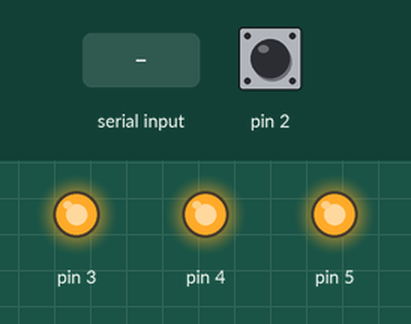
This sketch was run on a simulated Arduino Uno, built with avr-gcc and run on an emulated ATmega328P. On the bench: output pins drawn as LEDs (lit = HIGH). Dashed ring = blinking. The test bench sets the inputs (shaded band); at power-on: pin 2 HIGH. What the sketch prints to the serial monitor is not drawn.

Above: at 1.2 s.
1.3 s: pin 2 driven LOW
At 2.5 s:
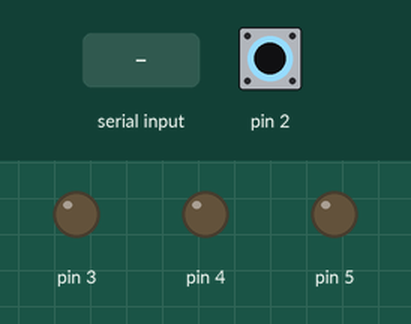
2.8 s: "a" received over Serial
At 3.2 s:
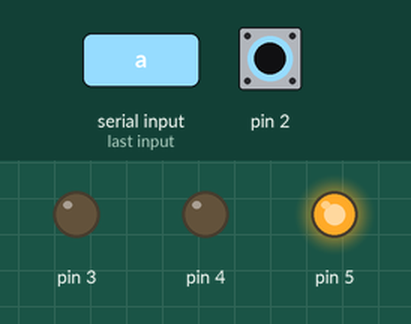
5.3 s: pin 2 driven HIGH
At 6.3 s:
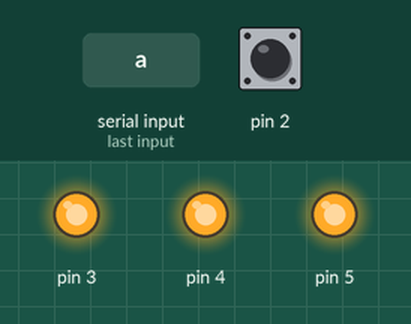
8.3 s: pin 2 pulsed LOW 2 times (0.12 s each, 0.3 s apart)
At 8.51 s:
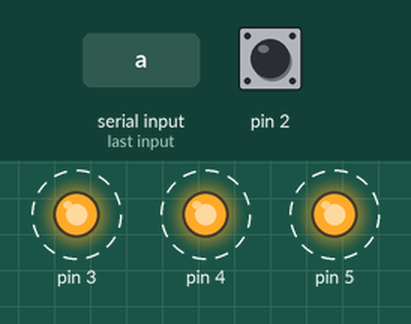
11.9 s: pin 2 pulsed LOW 5 times (0.12 s each, 0.3 s apart)
At 14.2 s:
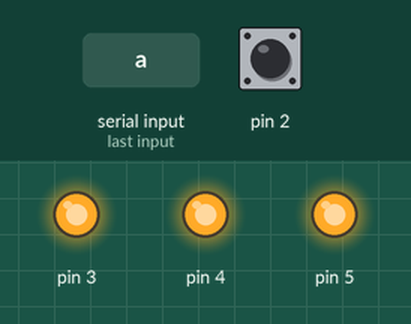
Timing chart, 0 to 15.7 s (numbered marks = the images above; inputs shaded):
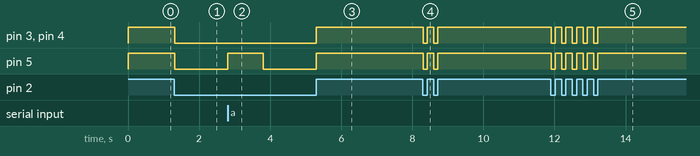

The sketch:

sketch_jan22b.ino
```cpp
int switchstate = 0;

void setup() {
  // put your setup code here, to run once:

  Serial.begin(9600);
  pinMode(2, INPUT);
  pinMode(3, OUTPUT);
  pinMode(4, OUTPUT);
  pinMode(5, OUTPUT);
}

void loop() {

  char input = Serial.read();

  checkInput(input);

  // put your main code here, to run repeatedly:
  switchstate = digitalRead(2);

  if (switchstate == LOW) {
    digitalWrite(3, LOW);
    digitalWrite(4, LOW);
    digitalWrite(5, LOW);
  } else {
    digitalWrite(3, HIGH);
    digitalWrite(4, HIGH);
    digitalWrite(5, HIGH);
    Serial.println("Button pressed");
  }
}

void checkInput(char input) {
  if (input == 'a') {
    digitalWrite(5, HIGH);
    delay(1000);
    digitalWrite(5, LOW);

  }
}
```

Measured:
- after the input at 1.3 s, pin 3–5: HIGH → LOW at once
- after the input at 2.8 s, pin 5: LOW → HIGH at once, → LOW 1.0 s later
- after the input at 5.3 s, pin 3–5: LOW → HIGH at once
- after the input at 8.3 s, pin 3–5: alternates HIGH for 0.18 s and LOW for 0.11 s, 4 changes in all, then stays HIGH, starting at once
- after the input at 11.9 s, pin 3–5: alternates HIGH for 0.18 s and LOW for 0.12 s, 10 changes in all, then stays HIGH, starting at once
